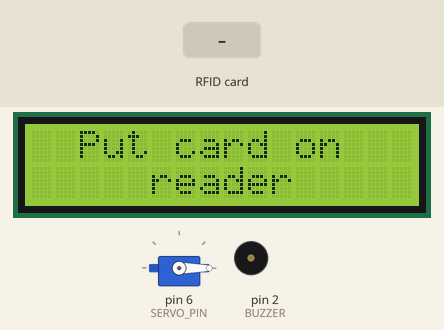
Simulated run of this sketch. Board: Arduino Uno, built with avr-gcc and run on an emulated ATmega328P. Shown: servo, 16×2 character LCD, buzzer (waves = sounding). The test bench sets the inputs (shaded band). What the sketch prints to the serial monitor is not drawn.

Above: at 1.3 s.
1.4 s: RFID card 19 4C 0A 21 held to the reader
At 3.0 s:
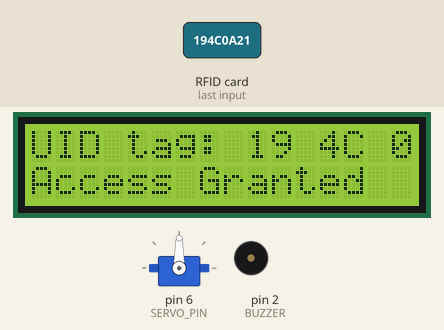
6.2 s: RFID card 64 76 27 83 held to the reader
At 9.3 s:
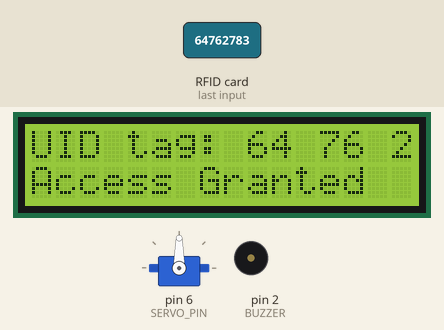
12.2 s: RFID card 5E 7A 19 C4 held to the reader
At 15.3 s:
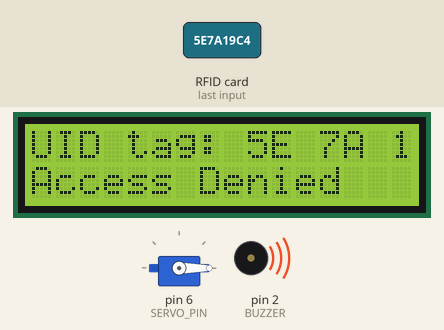
Timing chart, 0 to 17.6 s (numbered marks = the images above; inputs shaded):
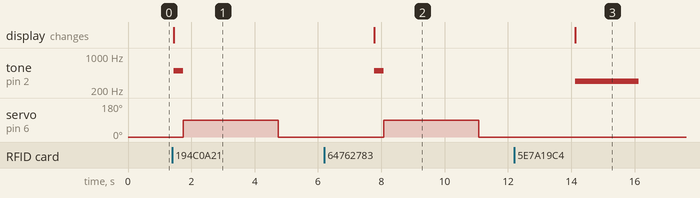

Measured:
- after the input at 1.4 s, tone on pin 2 (BUZZER): silent → 500 Hz at once, → silent 0.30 s later; servo on pin 6 (SERVO_PIN): 0° → 90° after 0.34 s, → 0° 3.0 s later; the display: changes at once (image 1)
- after the input at 6.2 s, tone on pin 2 (BUZZER): silent → 500 Hz after 1.6 s, → silent 0.30 s later; servo on pin 6 (SERVO_PIN): 0° → 90° after 1.9 s, → 0° 3.0 s later; the display: changes after 1.6 s (image 2)
- after the input at 12.2 s, tone on pin 2 (BUZZER): silent → 300 Hz after 1.9 s, → silent 2.0 s later; the display: changes after 1.9 s (image 3)

The sketch:

smarttolltax.ino
```cpp
#include <SPI.h>
#include <MFRC522.h>
#include <Wire.h>
#include <LiquidCrystal_I2C.h>
#include <Servo.h>

#define SS_PIN 10
#define RST_PIN 9
#define BUZZER 2 // Buzzer pin
#define SERVO_PIN 6 // Servo pin

MFRC522 mfrc522(SS_PIN, RST_PIN);  // RFID instance
Servo myServo;                     // Servo instance
LiquidCrystal_I2C lcd(0x27, 16, 2); // LCD instance with I2C address 0x27

void setup() {
    Serial.begin(9600);
    SPI.begin();
    mfrc522.PCD_Init();

    myServo.attach(SERVO_PIN);
    myServo.write(0); // Ensure servo starts at 0°

    pinMode(BUZZER, OUTPUT);
    noTone(BUZZER);

    lcd.init();
    lcd.clear();
    lcd.backlight();
    lcd.setCursor(0, 0);
    lcd.print("  Put card on   ");
    lcd.setCursor(0, 1);
    lcd.print("     reader     ");
}

void loop() {
    if (!mfrc522.PICC_IsNewCardPresent()) {
        return;
    }
    if (!mfrc522.PICC_ReadCardSerial()) {
        return;
    }

    lcd.clear();
    lcd.setCursor(0, 0);
    lcd.print("UID tag:");

    String content = "";
    for (byte i = 0; i < mfrc522.uid.size; i++) {
        lcd.print(mfrc522.uid.uidByte[i] < 0x10 ? " 0" : " ");
        lcd.print(mfrc522.uid.uidByte[i], HEX);
        content.concat(String(mfrc522.uid.uidByte[i] < 0x10 ? " 0" : " "));
        content.concat(String(mfrc522.uid.uidByte[i], HEX));
    }
    content.toUpperCase();

    // ➡️ Print the UID to the Serial Monitor
    Serial.print("Card UID: ");
    Serial.println(content);

    lcd.setCursor(0, 1);

    // ➡️ Check for two allowed UIDs
    if (content.substring(1) == "19 4C 0A 21" || content.substring(1) == "64 76 27 83") {
        lcd.print("Access Granted");
        Serial.println("Access Granted");
        tone(BUZZER, 500);
        delay(300);
        noTone(BUZZER);
        myServo.write(90);  // Move servo to 90° (open position)
        delay(3000);        // Hold open for 3 seconds
        myServo.write(0);   // Move servo back to 0° (closed position)
        delay(1000);        // Small delay before resuming loop
    } else {
        lcd.print("Access Denied");
        Serial.println("Access Denied");
        tone(BUZZER, 300);
        delay(2000);
        noTone(BUZZER);
    }
    delay(2000);
}
```
